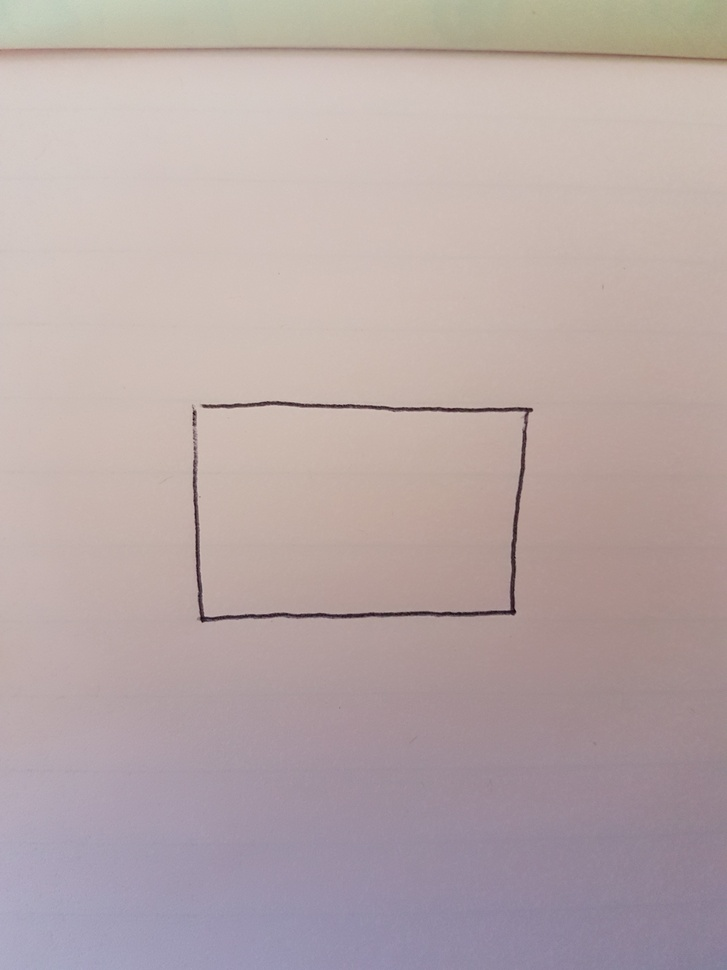
#> input picture images/test.jpg, 727 x 970 px, shrunk from 2268 x 3024 before the run
$ python houghTransform.py   (Python 2 division)
#> lines starting #> are read from the running program, lines starting #| are printed output that depends on the picture; after the words box and inside, x2 and y2 are one past the last pixel; in counts of white or black regions, pixels touching at a corner belong together; long printed decimals are rounded
import cv2
import numpy as np

def blur(image):
#> called with image = 'images/test.jpg'
    img = cv2.imread(image)
#> img is the input picture: shape (970, 727, 3); mean B, G, R 167.7, 168.3, 183.7
    kernel = np.ones((5, 5), np.float32) / 25
    dst = cv2.filter2D(img, -1, kernel)
    cv2.imwrite('averagedimage.jpg', img)


def houghTransform(image):
#> called with image = 'averagedimage.jpg'
    img = cv2.imread(image)
    gray = cv2.cvtColor(img, cv2.COLOR_BGR2GRAY)
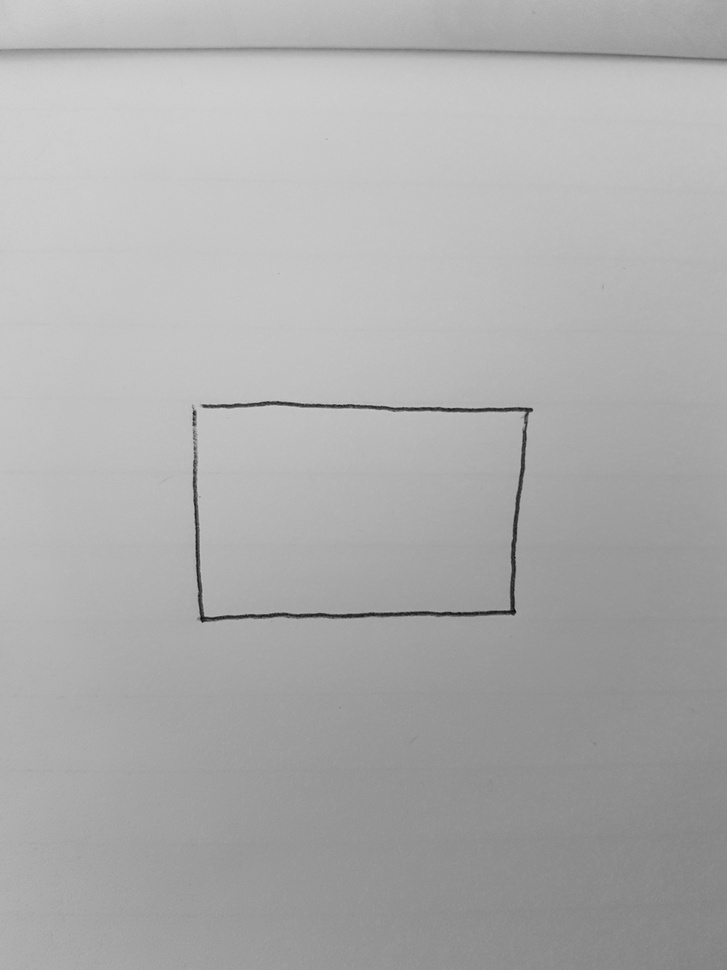
#> gray: shape (970, 727); min 5, max 209, mean 172.8
    edges = cv2.Canny(gray, 50, 150, apertureSize=3)
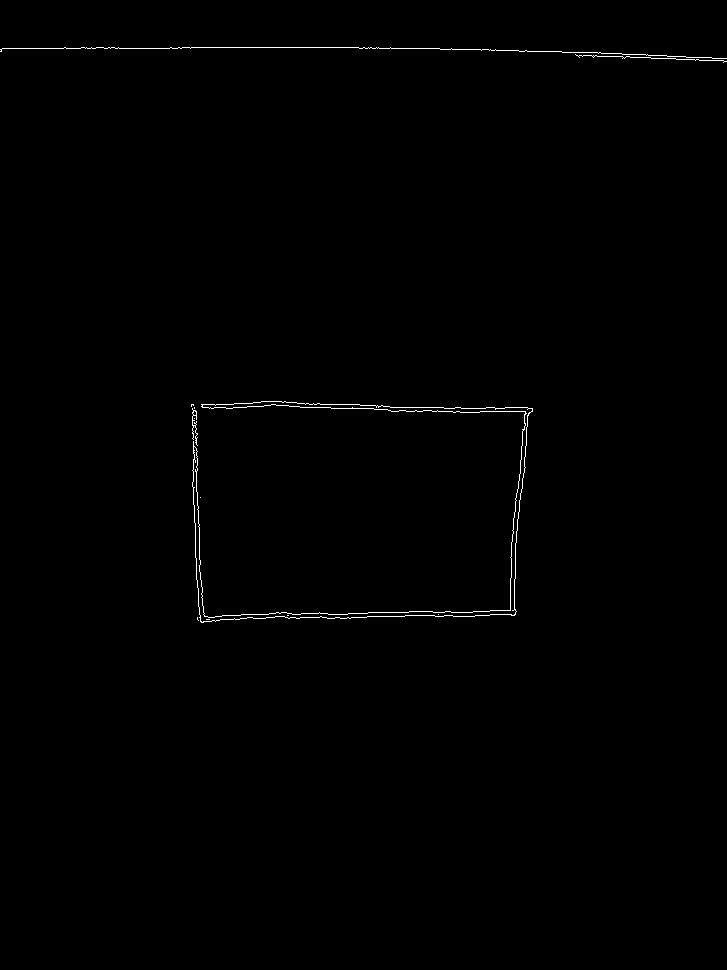
#> edges: shape (970, 727); 0.43% white in thin lines or dots, all inside (x1, y1, x2, y2) = (0, 47, 727, 623)
    x = []
    y = []

    lines = cv2.HoughLines(edges, 1, np.pi / 180, 200)
#> lines = [[48, 1.57]]
    print "Here is the lines variable: ", lines
#| Here is the lines variable:  [[[48.         1.571]]]
    for rho, theta in lines[0]:
        x.append(rho)
        y.append(theta)
        a = np.cos(theta)
        b = np.sin(theta)
        x0 = a * rho

        y0 = b * rho
        x1 = int(x0 + 1000 * (-b))
        y1 = int(y0 + 1000 * (a))
        x2 = int(x0 - 1000 * (-b))
        y2 = int(y0 - 1000 * (a))

        cv2.line(img, (x1, y1), (x2, y2), (0, 0, 255), 2)
#> this loop made 1 pass
#> (rho, theta, a, b, x0, y0, x1, y1) on pass 1: (48, 1.57, -4.37e-08, 1, -2.1e-06, 48, -1000, 47)
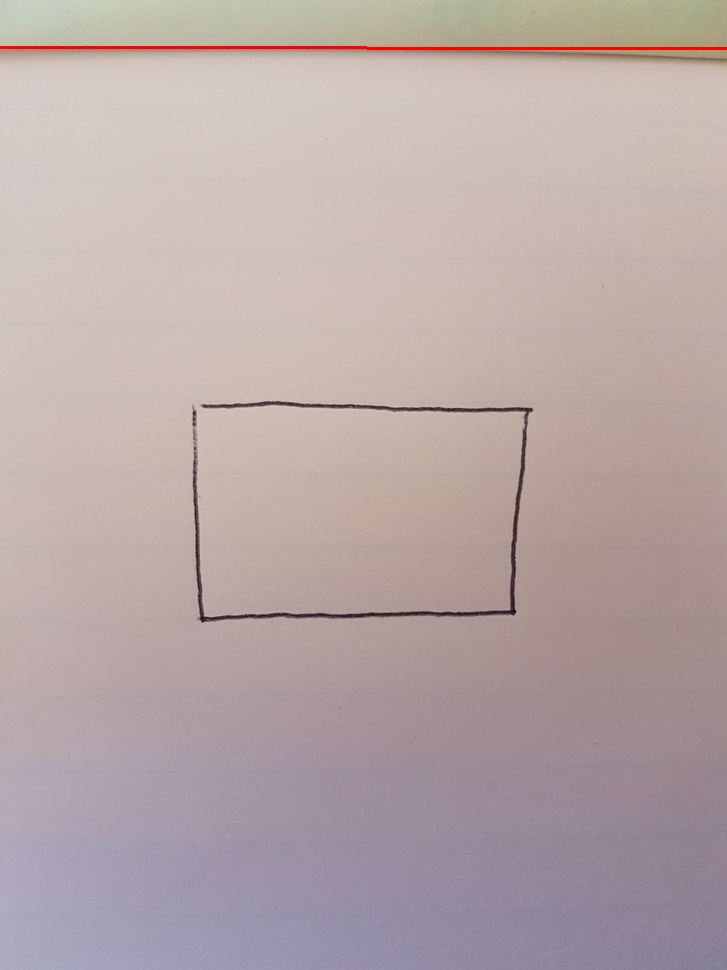
#> img: shape (970, 727, 3); mean B, G, R 167.3, 167.8, 183.9
#> after the loop, x = [48]; y = [1.57]

    cv2.imwrite('houghlines3.jpg', img)

blur('images/test.jpg')
houghTransform('averagedimage.jpg')
